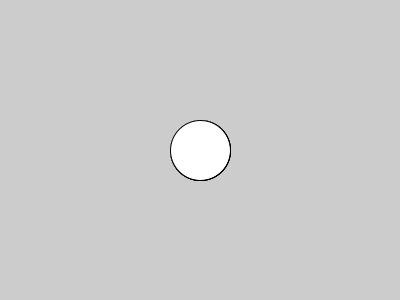
Frame 1 (no input)
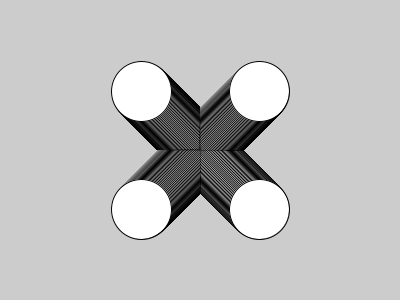
Frame 60 (the mouse pressed at the canvas centre just before this capture)
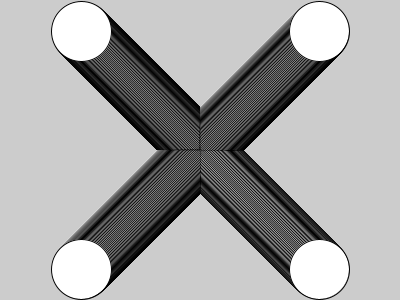
Frame 120 (the mouse held since frame 60 and released just before this capture)

The Processing sketch that drew these frames (run headless with seeded random() and noise(); from frame 60 on, the mouse is pressed at the canvas centre):

// Processing sketch: Travelling_Circles_java
// ── Travelling_Circles_java.pde
int a;
int b;
int c;
int d;
int e;
int f;
int g;
int h;

void setup()
{
  size(400, 300);
  a = width/2;
  b = height/2;
  
  c = width/2;
  d = height/2;
  
  e = width/2;
  f = height/2;
  
  g = width/2;
  h = height/2;
}

void draw()
{
  ellipse(a, b, 60, 60);
  
  a = a + 1;
  b = b + 1;
  
  ellipse(c, d, 60, 60);
  
  c = c - 1;
  d = d - 1;
  
  ellipse(e, f, 60, 60);
  
  e = e + 1;
  f = f - 1;
  
  ellipse(g, h, 60, 60);
  
  g = g - 1;
  h = h + 1;
}
